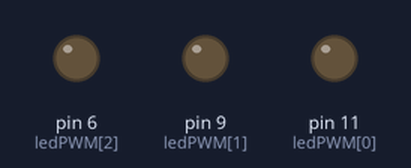
Recording of a sketch running on a simulated Arduino Uno, built with avr-gcc and run on an emulated ATmega328P. On the bench: output pins drawn as LEDs (lit = HIGH).

Above: at 0.05 s.
At 0.25 s:
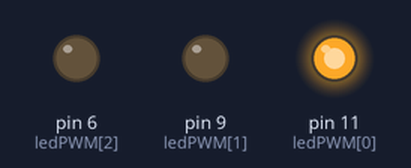
At 0.45 s:
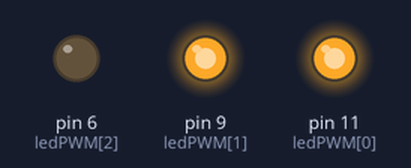
At 0.55 s:
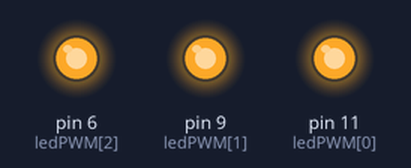
At 0.65 s:
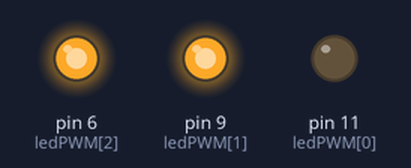
At 0.9 s:
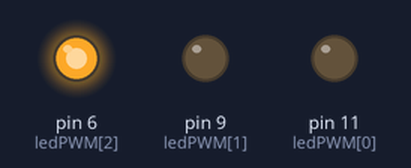
Timing chart, 0 to 3.0 s (numbered marks = the images above):
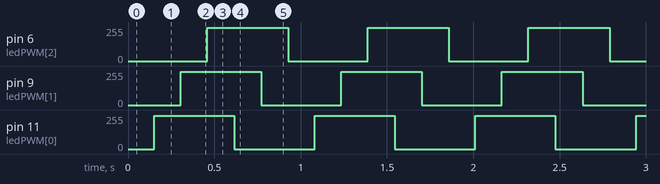

The sketch:

animal.ino
```cpp
int ledPWM[3] = {
  11,9,6};


int val = 0;
int old_val = 0;
int state = 0;
int buttonState = 0;
void setup() {


}

void loop () {

  for(int j=0;j<3;j++){

    for(int i=0;i<255;i+=5){

      analogWrite(ledPWM[j],i);

      delay(3.5);

    }

  }

  for(int j=0;j<3;j++){

    for(int i=255;i>=0;i-=5){

      analogWrite(ledPWM[j],i);

      delay(3.5);

  }
   }

}
```

Measured:
- by itself, pin 6 (ledPWM[2]), pin 9 (ledPWM[1]): alternates 250/255 for 0.47 s and 0/255 for 0.46 s
- by itself, pin 11 (ledPWM[0]): alternates 250/255 for 0.46 s and 0/255 for 0.47 s
